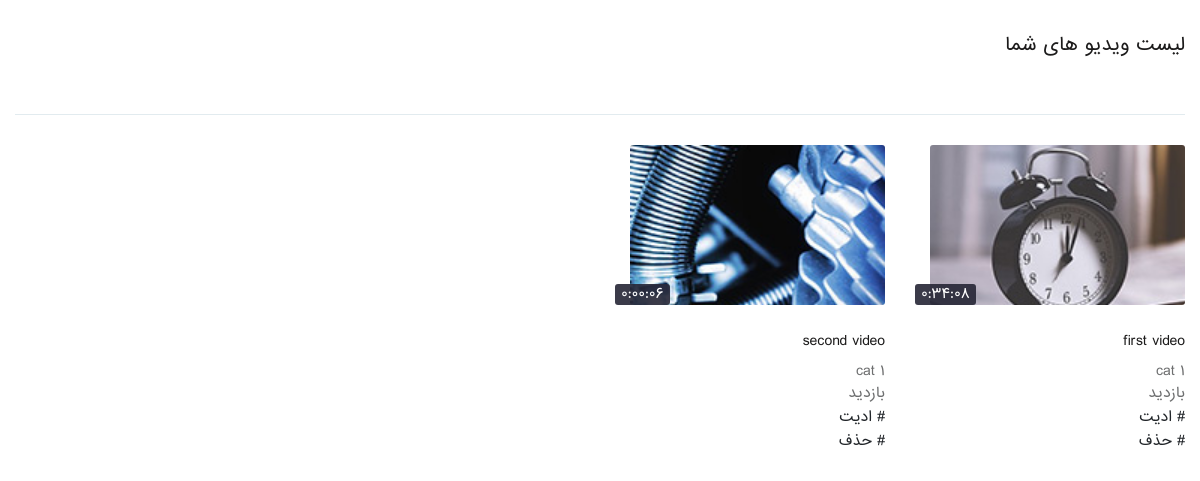
Before: /upload_list/ (signed in) with the older database file.
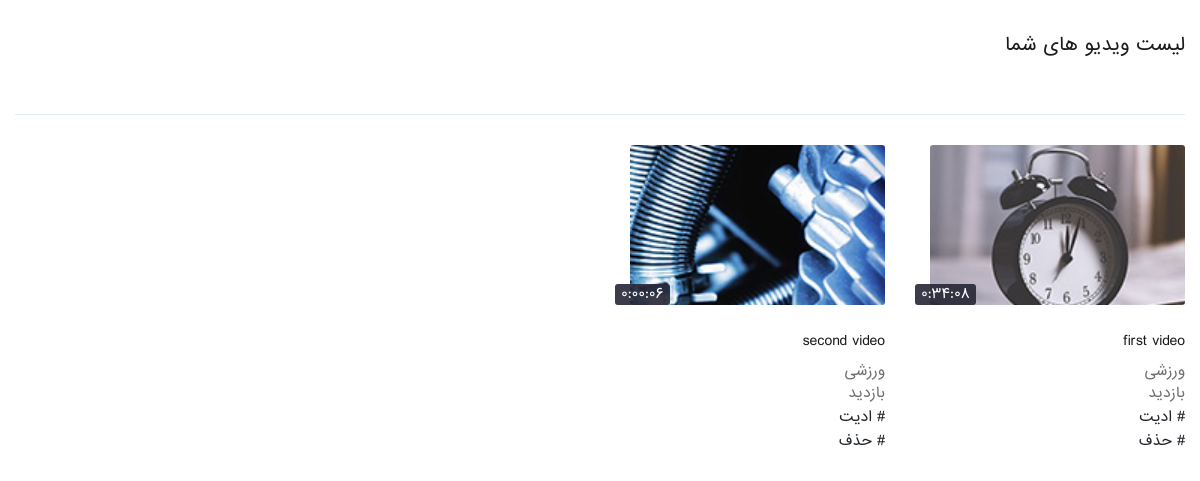
After: the same page with the newer database file.
### youtube/models.py (models this page shows, shortened)
class Video(models.Model):
    youtuber = models.ForeignKey('account.Profile',on_delete=models.CASCADE)
    title = models.CharField(max_length=255)
    description = RichTextUploadingField()
    category = models.ForeignKey('Category',on_delete=models.PROTECT,null=True)
    video = models.FileField(upload_to=get_upload_path)
    video_time = models.CharField(max_length=15,null=True,blank=True)
    thumbnail = models.ImageField(upload_to=get_upload_path)
    monetize = models.BooleanField(default=True)
    tags = models.ManyToManyField('VideoTag')
    pin_comment = models.CharField(max_length=10,null=True,blank=True)
    like = models.ManyToManyField('account.Profile',related_name='like')
    published = models.BooleanField(default=False)
    show = models.BooleanField(default=True)
    created = models.DateTimeField(auto_now_add=True)
    updated = models.DateTimeField(auto_now=True)
    objects = VideoManager()
    @property
    def visited(self):
        hit_count = get_hitcount_model().objects.get_for_object(self)
        return hit_count.hits

class Category(models.Model):
    name = models.CharField(max_length=200,verbose_name='نام دسته بندی')
    image = models.ImageField(null=True)
    def __str__(self):
        return self.name

### youtube/views.py (the view)
# urls.py: path('upload_list/',views.upload_list,name='upload_list'),
def upload_list(request):
    videos = Video.objects.filter(youtuber=request.profile)
    context = {
        'videos' : videos,
    }
    return render(request,'upload_list.html',context)

### templates/upload_list.html (shortened to what this page needs)
{% extends 'base.html' %}
{% load static %}
{% block body %}
<section class="subscriptions_sec">
	<div class="ab-updates">
		<div class="container">
			<div class="vidz_sec">
				<h3>لیست ویدیو های شما</h3>
			</div>
			<div class="vidz_sec">
				<a href="#" title="" class="delete-subs">
				<div class="vidz_list">
					<div class="row">
						{% for video in videos %}
						<div class="col-lg-3 col-md-3 col-sm-6 col-6">
							<div class="videoo">
								<div class="vid_thumbainl">
									<a href="{% url 'youtube:video_detail' video.id %}" title="{{video.title}}">
										{% if video.thumbnail %}
										<img src="{{video.thumbnail.url}}" alt="{{video.title}}" style="width: 255px;height: 160px;">
										{% else %}
										<img src="{% static 'images/no_thumbnail.jpg' %}" alt="no thumbnail" style="width: 255px;height: 160px;">
										{% endif %}
										<span class="vid-time">{{video.video_time}}</span>
									</a>
								</div>
								<div class="video_info">
									{% if video.title %}
									<h3><a href="#">{{video.title}}</a></h3>
									{% else %}
									<h3><a href="#">بدون تیتر</a></h3>
									{% endif %}
									<h4><a href="#" >{{video.category}}</a> </h4>
									<span>بازدید {{video.visited}}</span>
									<h5><a href="{% url 'youtube:upload_edit' video.id %}" ># ادیت</a> </h5>
									<h5><a href="{% url 'youtube:upload_delete' video.id %}" ># حذف</a> </h5>
								</div>
							</div>
						</div>
						{% endfor %}
					</div>
				</div>
			</div>
		</div>
	</div>
</section>
{% endblock body %}

### templates/base.html (shortened to what this page needs)
{% load static %}
{% load render_partial %}
<!DOCTYPE html>
<html lang="en">
<head>
	<link rel="stylesheet" type="text/css" href="{% static 'css/animate.css' %}">
	<link rel="stylesheet" type="text/css" href="{% static 'css/bootstrap.min.css' %}">
	<link rel="stylesheet" type="text/css" href="{% static 'css/flatpickr.min.css' %}">
	<link rel="stylesheet" type="text/css" href="{% static 'css/fontello.css' %}">
	<link rel="stylesheet" type="text/css" href="{% static 'css/fontello-codes.css' %}">
	<link rel="stylesheet" type="text/css" href="{% static 'css/thumbs-embedded.css' %}">
    <link rel="stylesheet" type="text/css" href="{% static 'css/video-js.css' %}">
	<link rel="stylesheet" type="text/css" href="{% static 'css/style.css' %}">
	<link rel="stylesheet" type="text/css" href="{% static 'css/responsive.css' %}">
	<link rel="stylesheet" type="text/css" href="{% static 'css/color.css' %}">
	<link rel="stylesheet" type="text/css" href="{% static 'css/fontawesome.css' %}">
</head>
<body>
	<div class="wrapper hp_1">
        {% block body %}{% endblock body %}
    </div>
</body>
</html>

### static/css/style.css (style rules this page uses)
html, body, div, span, applet, object, iframe, h1, h2, h3, h4, h5, h6, p, blockquote, pre, a, abbr, acronym, address, big, cite, code, del, dfn, em, img, ins, kbd, q, s, samp, small, strike, strong, sub, sup, tt, var, b, u, i, center, dl, dt, dd, ol, ul, li, fieldset, form, label, legend, table, caption, tbody, tfoot, thead, tr, th, td, article, aside, canvas, details, embed, figure, figcaption, footer, header, hgroup, menu, nav, output, ruby, section, summary, time, mark, audio, video { margin: 0; padding: 0; border: 0; font-size: 100%; font: inherit; vertical-align: baseline; direction:rtl; }
article, aside, details, figcaption, figure, footer, header, hgroup, menu, nav, section { display: block; }
body { font-family: Iransans; font-size: 14px; font-weight: 400; overflow-x: hidden; }
* { margin:0; padding: 0; }
section { position: relative; }
img { height: auto; margin-bottom: -6px; }
a, a:hover { color: inherit; }
h1,h2,h3 { font-weight: 700; }
.container { max-width: 1170px; }
.side_links .dp_ul li span.act_status, .vid-pr img, .img-ch img, .vid_thumbainl.br img, .vidz_row, .chat_view, .usr_name, .play_vid, .vid_thumbainl > a img, .vid-time, .img-info-ch, .wk-img img, .video_info.ms.br ul li span, .active-mb.pr, .active-mb.sr, .active-mb.mr, .dp_ul li span.act_status { -webkit-border-radius: 3px; -moz-border-radius: 3px; -ms-border-radius: 3px; -o-border-radius: 3px; border-radius: 3px; }
.vidz_sec { position: relative; border-bottom: 1px solid #e2ebef; padding: 30px 0; }
.vidz_list { margin-bottom: -23px; }
.vidz_sec > h3 { font-size: 18px; margin-bottom: 24px; color: #1c1b1b; font-weight: 500; }
.videoo { margin-bottom: 26px; }
.vid_thumbainl { position: relative; margin-bottom: 23px; }
.vid_thumbainl { position: relative; }
.vid_thumbainl > a { display: block; position: relative; overflow: hidden; }
.vid_thumbainl > a img { width: 100%; object-fit: cover; }
.vid-time { position: absolute; bottom: 2px; left: 0; height: 21px; line-height: 21px; color: #FFFFFF; font-size: 14px; padding: 0 6px; background: rgba(38, 38, 54, 0.9); }
.video_info { width: 100%; margin-top: 14px; }
.video_info > h3 { color: #1c1b1b; font-size: 14px; line-height: 23px; font-weight: 500; margin-bottom: 5px; }
.video_info > span { display: inline-block; color: #6e6f70; font-size: 14px; line-height: 16px; }
.video_info > h4 { color: #6e6f70; font-size: 14px; line-height: 16px; padding-top: 5px; display: block; margin-bottom: 2px; }
.delete-subs { float: left; position: relative; top: 25px; }
.ab-updates .vidz_sec { padding-top: 30px; }
.ab-updates .vidz_sec:last-child { border-bottom: 0; }

### static/css/responsive.css (style rules this page uses)
@media (max-width: 1200px) { .container { max-width: 100%;padding: 0 15px; } }
@media (max-width: 1200px) { .video_info > h4 { font-size: 14px; } }

Changed rows visible on the page:
changed Video "first video": category "cat 1" → "ورزشی"
changed Video "second video": category "cat 1" → "ورزشی"
